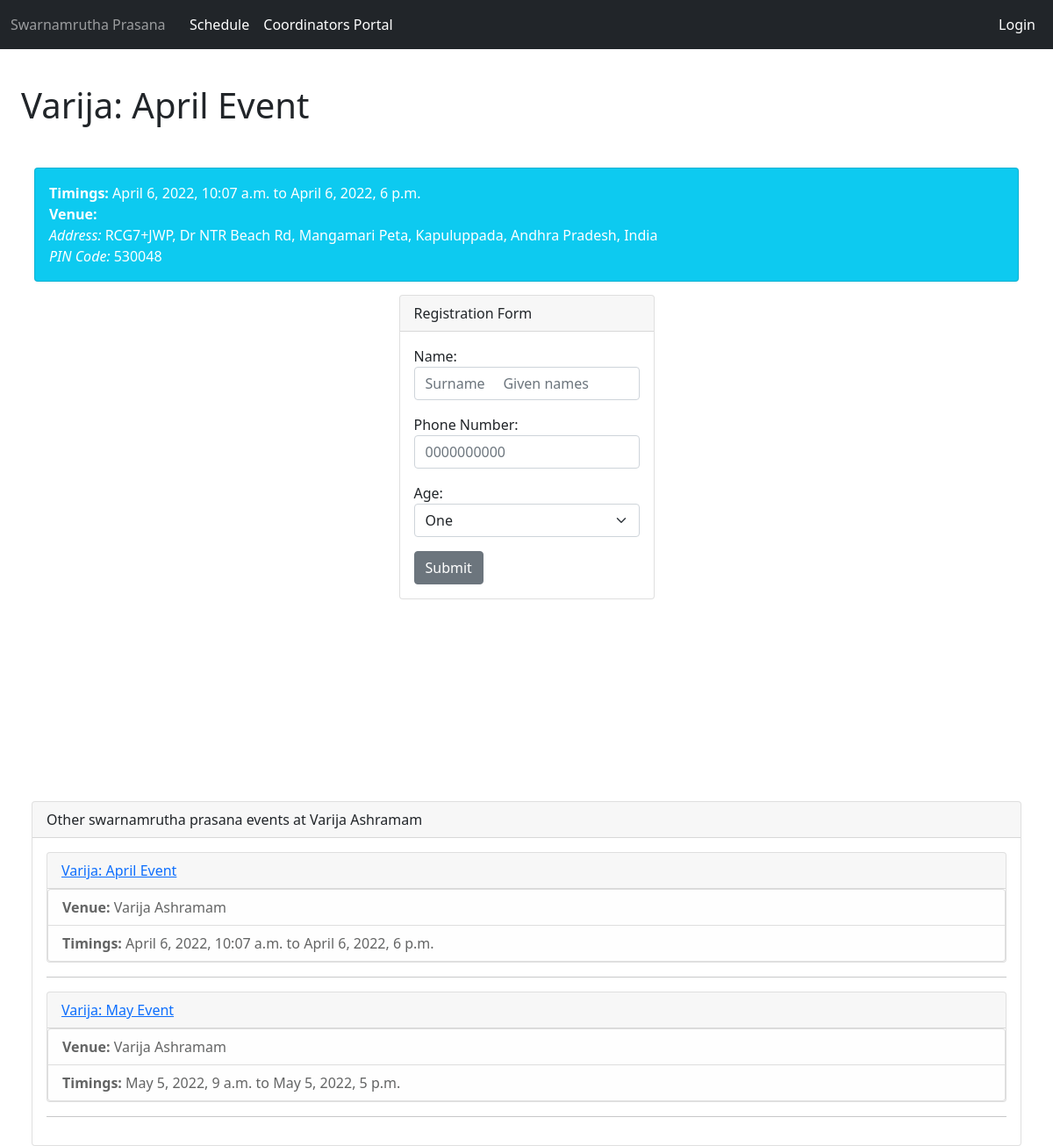
The app's page /event/2, older data.
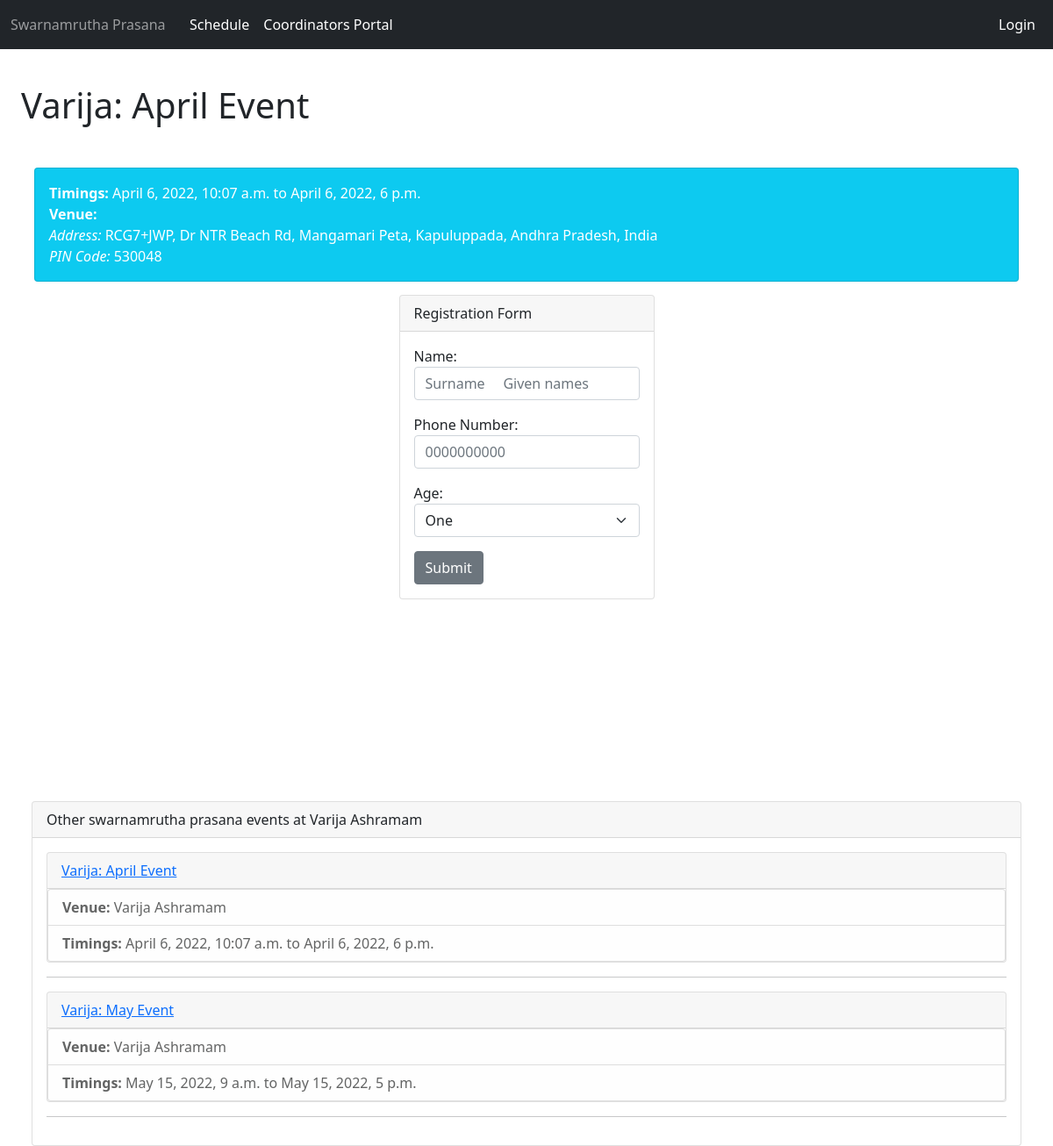
The same page, newer data.
### public/models.py (models this page shows)
class Event(models.Model):
    name = models.CharField('Event Name', max_length=120)
    venue = models.ForeignKey(Venue, blank=True, null=True, on_delete=models.PROTECT)
    get_now = datetime.now()
    start_time = models.DateTimeField(default=get_now.strftime("%Y-%m-%d %H:%M"))
    end_time = models.DateTimeField(default=(get_now+ timedelta(hours=1)).strftime("%Y-%m-%d %H:%M"))
    Coordinator = models.ForeignKey(User, blank=True, null=True, on_delete=models.SET_NULL)
    statusChoices = ( ('Tn','Tentative'), ('Sc','Scheduled'), ('Cu','Coming Up This Week'), ('Ed','Event Day'), ('Cl','Closed'), ('Pv','Payments Verified') )
    eventStatus = models.CharField('Event Status', max_length=20, choices=statusChoices, default='Sc')
    def __str__(self):
        return self.name

class Venue(models.Model):
    name = models.CharField('Venue Name', max_length=120)
    address = models.CharField('Venue Address', max_length=400)
    pincode = models.CharField('Venue Post Code', max_length=6)
    web = models.URLField('Venue Website', max_length=120, blank=True)
    def __str__(self):
        return self.name

### public/views.py (the view)
# urls.py: path('event/<event_id>', views.event_page, name="publicEventPage"),
def event_page(request, event_id):
    event = Event.objects.get(pk=event_id)
    venue = Venue.objects.get(pk=event.venue.id)
    event_list = venue.event_set.all().order_by('start_time')
    submitted = False
    if request.method == "POST":
        form = AttendeeRegistrationForm(request.POST)
        if form.is_valid():
            attendee = form.save(commit=False)
            attendee.event = event
            attendee.save()
            return render(request, "public/attendeeFormSuccess.html", {
                'code': "{event}/{attendee}".format(event=event_id,attendee=attendee.id),
                'event': event,
                'event_list': event_list,
            })
    else:
        if cache.get('attendeeCode'):
            cache.delete('attendeeCode')
        form = AttendeeRegistrationForm
        if 'submitted' in request.GET:
            submitted = True
    return render(request, "public/attendeeForm.html", {
        'event_list': event_list,
        'event': event,
        'form':form,
        'submitted':submitted,
    })

### public/templates/public/attendeeForm.html (shortened to what this page needs)
{% extends 'public/eventPage.html' %}
{% block form %}
    <form action="" method=POST>
        {{ form.as_p }}
        <input type="submit" value="Submit" class="btn btn-secondary">
    </form>
{% endblock form %}

### public/templates/public/eventList.html
{% for event in event_list %}
    <div class="card">
        <div class="card-header">
            <a class="card-link" href="{% url 'publicEventPage' event.id %}">{{ event }}</a>
        </div>
        <div class="card-body" style="padding:0;">
            <ul class="list-group">
                <li class="list-group-item list-group-item-light" style="margin:0;"> <b> Venue: </b> {{event.venue.name}} </li>
                <li class="list-group-item list-group-item-light" style="margin:0;"> <b> Timings: </b> {{event.start_time}} to {{event.end_time}} </li>
            </ul>
        </div>
    </div>
    <hr>
{% endfor %}

Row changes from the older to the newer data that the page shows:
changed Event "Varija: May Event": start_time "May 5, 2022, 9 a.m." → "May 15, 2022, 9 a.m."; end_time "May 5, 2022, 5 p.m." → "May 15, 2022, 5 p.m."
